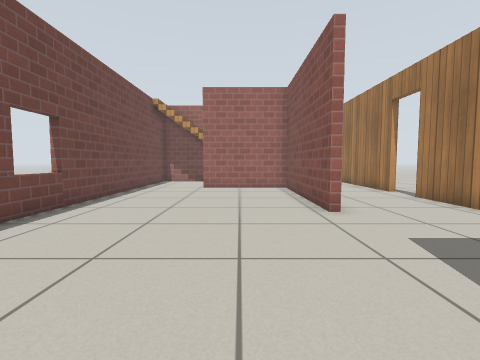
[1] (above)

16 first-person views from a walk through a Gazebo world. The camera is 0.66 m above the floor, tilts 4° down and sees 85° across. The floor is counted in squares, 0.5 m on a side. Each view is taken from the middle of a square. On the plan, view 1 faces up. The plan holds only what a view shows up to about 13 squares ahead; the rest is blank. The place goes on beyond the plan. The robots in the file are not drawn. Gazebo's built-in surfaces are drawn with simple patterns.

[2]
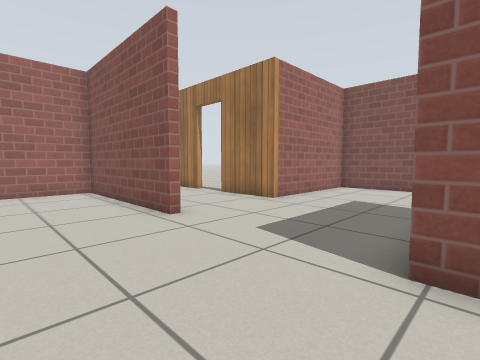

[3]
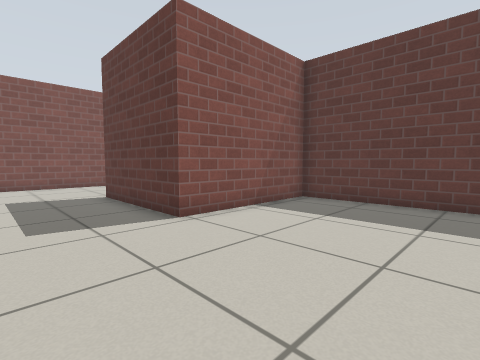

[4]
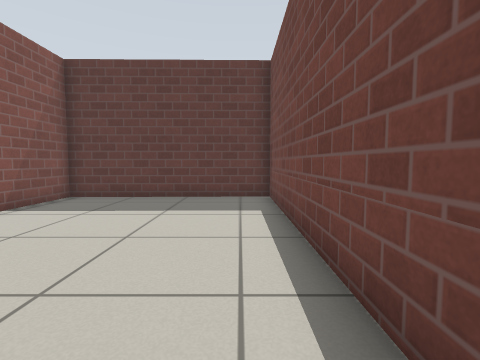

[5]
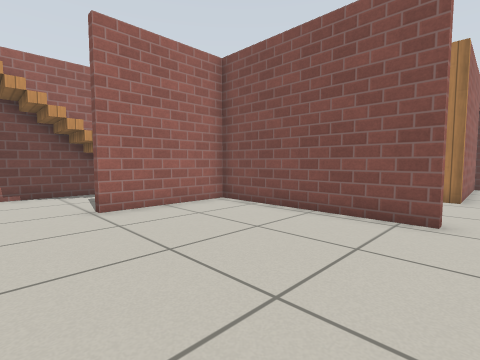

[6]
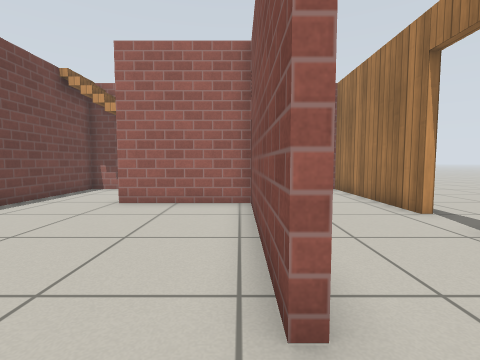

[7]
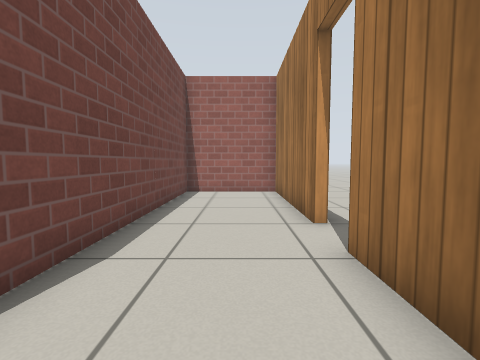

[8]
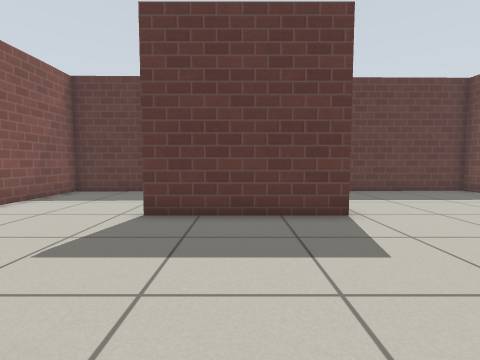

[9]
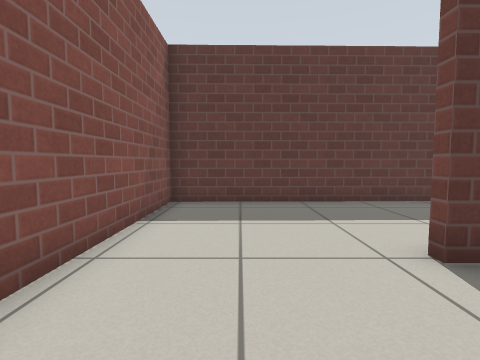

[10]
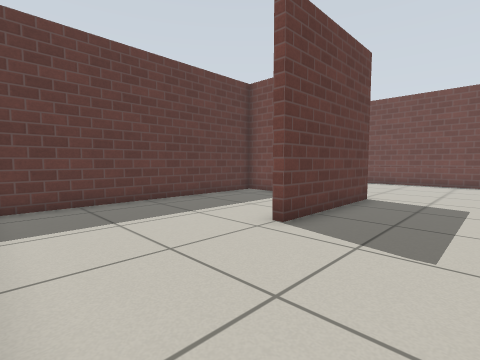

[11]
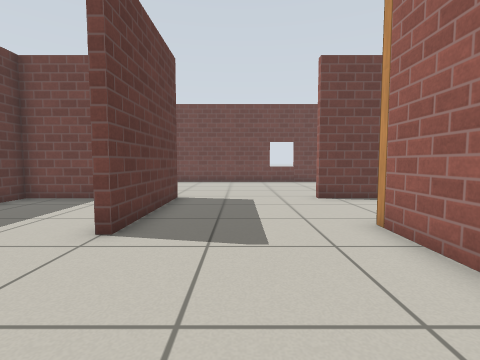

[12]
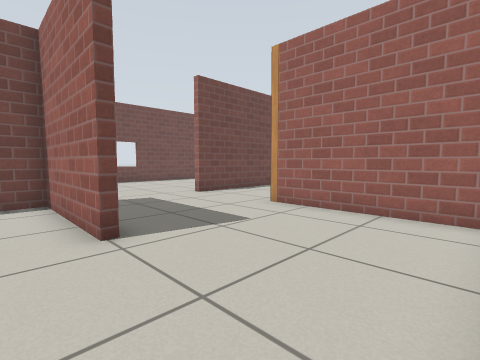

[13]
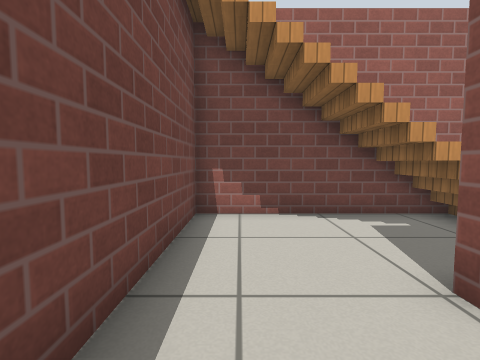

[14]
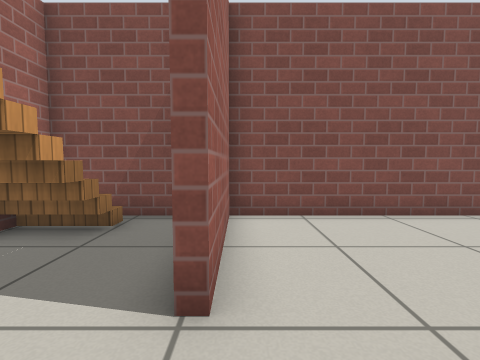

[15]
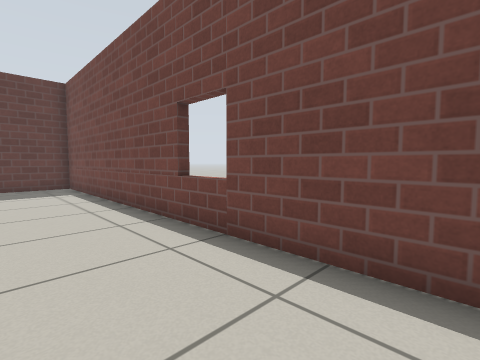

[16]
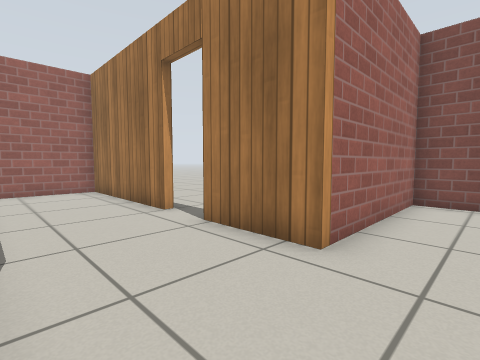

### Floor plan
Ten units are one square. View 1 is at (0, 0); x grows to the right and y downward. Boxes are objects, and circles mark ways between rooms. Rooms are numbered by the first view taken in them; rooms with no view inside come last. Other rooms are left out.
<svg viewBox="-56 -190 184 233">
<path fill="none" stroke="#000" d="M27 -69 23 -69 23 -133 -19 -133M-51 -125 -51 38 23 37 23 -17M66 -115 66 -176 27 -176 27 -69M66 -69 66 -98M23 -17 64 -17M74 -14 27 -14 27 -4M64 -17 74 -17M27 12 27 37 123 35 123 -69 66 -69M-35 -176 -51 -176M-51 -165 -51 -125M23 -146 23 -176 14 -176"/>
<rect x="-35" y="-185" width="10" height="10" fill="#bbb"><title>wooden box</title></rect>
<rect x="-25" y="-185" width="10" height="10" fill="#bbb"><title>wooden box</title></rect>
<rect x="-15" y="-185" width="10" height="10" fill="#bbb"><title>wooden box</title></rect>
<rect x="-5" y="-185" width="10" height="10" fill="#bbb"><title>wooden box</title></rect>
<rect x="5" y="-185" width="10" height="10" fill="#bbb"><title>wooden box</title></rect>
<circle cx="30" cy="-45" r="3" fill="#2a7"/>
<circle cx="-30" cy="-135" r="3" fill="#2a7"/>
<circle cx="70" cy="-45" r="3" fill="#2a7"/>
<text x="-10" y="-50">1</text>
<text x="50" y="-100">2</text>
<text x="90" y="-10">3</text>
<text x="-20" y="-160">4</text>
</svg>
Room 1 opens to room 2. Room 1 opens to room 4. Room 2 opens to room 3.

Where each view was taken, in squares from view 1:
view 1: 0 up, 0 right, facing up
view 2: 1 up, 1 left, facing up-right
view 3: 5 up, 3 left, facing down-right
view 4: 6 up, 4 left, facing down
view 5: 6 up, 4 left, facing up-right
view 6: 5 up, 2 right, facing up
view 7: 6 up, 5 right, facing up
view 8: 8 up, 5 right, facing down
view 9: 5 up, 10 right, facing down
view 10: 5 up, 12 right, facing down-left
view 11: 4 up, 12 right, facing left
view 12: 0 up, 12 right, facing up-left
view 13: 11 up, 4 left, facing up
view 14: 13 up, 4 left, facing right
view 15: 11 up, 2 left, facing down-left
view 16: 5 up, 3 right, facing up-right
